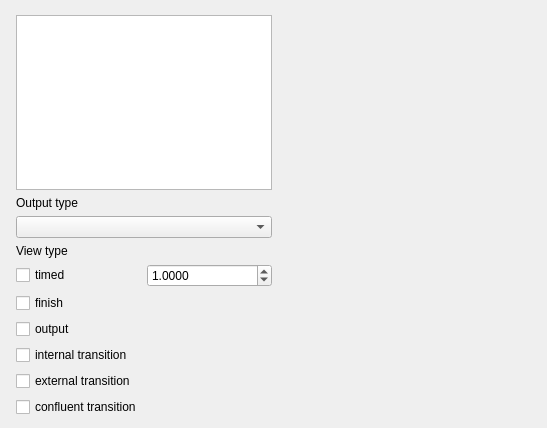
<?xml version="1.0" encoding="UTF-8"?>
<ui version="4.0">
 <class>FileVpzExpView</class>
 <widget class="QWidget" name="FileVpzExpView">
  <property name="geometry">
   <rect>
    <x>0</x>
    <y>0</y>
    <width>547</width>
    <height>428</height>
   </rect>
  </property>
  <property name="windowTitle">
   <string>Form</string>
  </property>
  <property name="autoFillBackground">
   <bool>true</bool>
  </property>
  <layout class="QHBoxLayout" name="horizontalLayout">
   <item>
    <widget class="QSplitter" name="splitter">
     <property name="orientation">
      <enum>Qt::Horizontal</enum>
     </property>
     <widget class="QStackedWidget" name="stackedWidget">
      <property name="currentIndex">
       <number>1</number>
      </property>
      <widget class="QWidget" name="stackMain">
       <layout class="QVBoxLayout" name="verticalLayout">
        <property name="spacing">
         <number>0</number>
        </property>
        <property name="leftMargin">
         <number>0</number>
        </property>
        <property name="topMargin">
         <number>0</number>
        </property>
        <property name="rightMargin">
         <number>0</number>
        </property>
        <property name="bottomMargin">
         <number>0</number>
        </property>
       </layout>
      </widget>
      <widget class="QWidget" name="stackEmpty">
       <widget class="QWidget" name="layoutWidget">
        <property name="geometry">
         <rect>
          <x>5</x>
          <y>4</y>
          <width>516</width>
          <height>402</height>
         </rect>
        </property>
        <layout class="QHBoxLayout" name="horizontalLayout_3">
         <item>
          <layout class="QVBoxLayout" name="verticalLayout_2">
           <item>
            <widget class="QListWidget" name="vleViewList">
             <property name="maximumSize">
              <size>
               <width>260</width>
               <height>200</height>
              </size>
             </property>
            </widget>
           </item>
           <item>
            <widget class="QLabel" name="labelOutputType">
             <property name="font">
              <font>
               <weight>50</weight>
               <bold>false</bold>
              </font>
             </property>
             <property name="text">
              <string>Output type</string>
             </property>
            </widget>
           </item>
           <item>
            <widget class="QComboBox" name="listVleOOV"/>
           </item>
           <item>
            <widget class="QLabel" name="labelViewType">
             <property name="font">
              <font>
               <weight>50</weight>
               <bold>false</bold>
              </font>
             </property>
             <property name="text">
              <string>View type</string>
             </property>
            </widget>
           </item>
           <item>
            <layout class="QHBoxLayout" name="horizontalLayout_2">
             <item>
              <widget class="QCheckBox" name="timedCheck">
               <property name="text">
                <string>timed</string>
               </property>
               <property name="checked">
                <bool>false</bool>
               </property>
              </widget>
             </item>
             <item>
              <widget class="QDoubleSpinBox" name="timeStep">
               <property name="locale">
                <locale language="English" country="UnitedKingdom"/>
               </property>
               <property name="prefix">
                <string notr="true"/>
               </property>
               <property name="suffix">
                <string/>
               </property>
               <property name="decimals">
                <number>4</number>
               </property>
               <property name="value">
                <double>1.000000000000000</double>
               </property>
              </widget>
             </item>
            </layout>
           </item>
           <item>
            <widget class="QCheckBox" name="finishCheck">
             <property name="text">
              <string>finish</string>
             </property>
            </widget>
           </item>
           <item>
            <widget class="QCheckBox" name="outputCheck">
             <property name="text">
              <string>output</string>
             </property>
            </widget>
           </item>
           <item>
            <widget class="QCheckBox" name="internalCheck">
             <property name="text">
              <string>internal transition</string>
             </property>
            </widget>
           </item>
           <item>
            <widget class="QCheckBox" name="externalCheck">
             <property name="text">
              <string>external transition</string>
             </property>
            </widget>
           </item>
           <item>
            <widget class="QCheckBox" name="confluentCheck">
             <property name="text">
              <string>confluent transition</string>
             </property>
            </widget>
           </item>
          </layout>
         </item>
         <item>
          <widget class="QStackedWidget" name="pluginHere">
           <property name="minimumSize">
            <size>
             <width>250</width>
             <height>300</height>
            </size>
           </property>
           <property name="currentIndex">
            <number>0</number>
           </property>
           <widget class="QWidget" name="page"/>
           <widget class="QWidget" name="page_2"/>
          </widget>
         </item>
        </layout>
       </widget>
      </widget>
     </widget>
    </widget>
   </item>
  </layout>
 </widget>
 <resources/>
 <connections/>
</ui>
